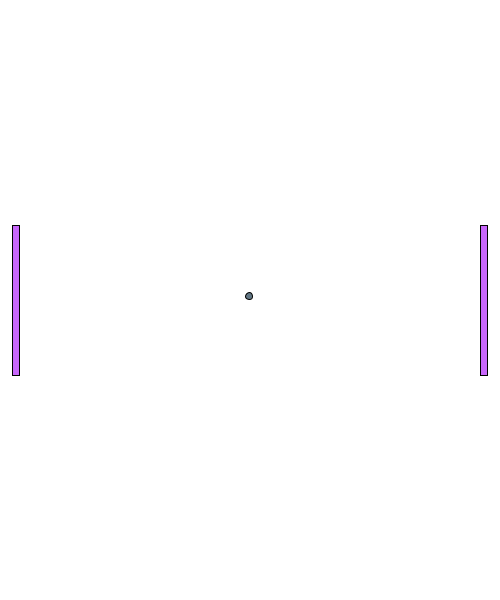
Frame 1 (no input)
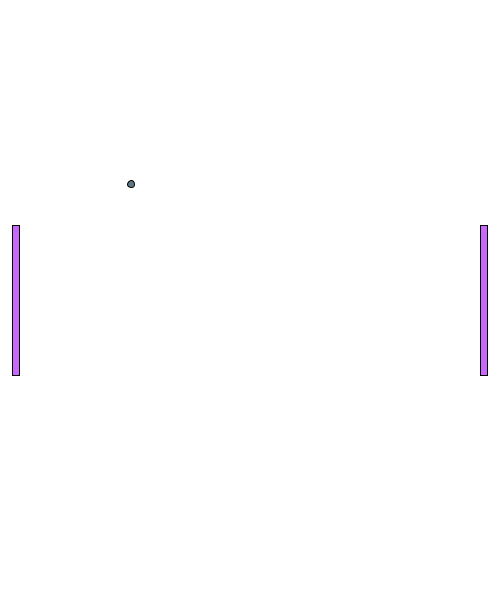
Frame 60 (the mouse pressed at the canvas centre just before this capture)
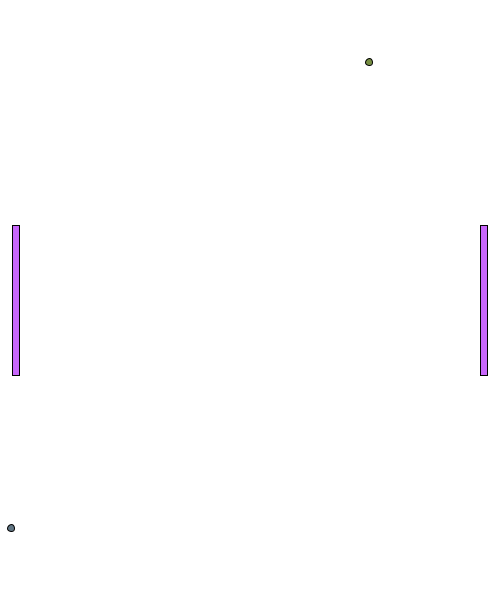
Frame 120 (the mouse held since frame 60 and released just before this capture)

The Processing sketch that drew these frames (run headless with seeded random() and noise(); from frame 60 on, the mouse is pressed at the canvas centre):

// Processing sketch: Ball_Paddle
// ── Ball_Paddle.pde
/* To Do
Copy over prototyped Ball Class, illustrates modular programming & libraries
*/

//Global Variables and Other
Paddle paddle;
//
// From Ball_Intro Main Program
Ball[] balls = new Ball[10]; //Not just an array, but an array list
int ballCounter = balls.length - balls.length; // How to get "Zero but use another value"

void setup() {
  size (500, 600); //fullScreen(), displayWidth, displayHeight;
  //
  paddle = new Paddle(width, height); //For the Constructor
  balls[ballCounter] = new Ball(width, height); 
  ballCounter +=1;
  //
}//End setup()

void draw() {
  background(255);
  paddle.paddleDraw();
  for ( int i = 0; i<ballCounter; i++ ) { //Controls each ball
    balls[i].ballDraw(); //Variables and Contructor
    balls[i].gamePlay();
  }
}//End draw()

void keyPressed() {
  if (key == CODED && key == 'W' || key == 'w') paddle.upLeftGetter(); //Security Feature
  if (key == CODED && key == 'S' || key == 's') paddle.downLeftGetter(); //Security Feature
  if (key == CODED && keyCode == UP) paddle.upRightGetter(); //Security Feature
  if (key == CODED && keyCode == DOWN) paddle.downRightGetter(); //Security Feature
}//End keyPressed

void mousePressed() {
  // For balls
  if ( ballCounter >= balls.length ) { //Game Quit based on ball counting
    exit(); //Eventually will become a button
  } else { 
    ballCounter += 1; //Note: sequentially, this incrementing creates a problem for the next for loop
    // Thus, the FOR Loop deals with the difference between human and computer numbering.
  }
  for ( int i = ballCounter-1; i<ballCounter; i++ ) { //Constructor for other balls should not be run
    balls[i] = new Ball(width, height); 
  }
  //
}//End mousePressed

// ── Ball.pde
class Ball {
  //Variables
  int ballX, ballY, ballMoveX, ballMoveY, directionX=0, directionY=0;
  int ballSpeedX, ballSpeedY;
  int ballStartX, ballStartY, ballDiameter; //Will be final variables
  color colour;
  int scorePlayer1, scorePlayer2;
  Boolean ballXGoal;
  //
  //int ballCount = 5; //requires pure java class for true static varaibles
  //needs to be coded first in Processing
  //
  //Constructor, populates the variables
  Ball(float widthParameter, float heightParameter) { //Passsing Geometry
    ballStartX = int(widthParameter/2); //will begin as one varaible, but might change b/c easter egg
    ballStartY = int(heightParameter/2); //see above
    this.ballX = ballStartX; //ALways starts in middle
    this.ballY = ballStartY;
    this.ballXGoal = false;
    ballDiameter = int(widthParameter/70); //Will soon need a procedure for this or a choice of code'
    ballSpeedX = int( random (1, 5) ); //Not best practice to repeat code, but OK
    ballSpeedY = int( random (1, 5) ); //Here b/c "next line"
    colour = color(int( random(50, 200) ), int( random(50, 200) ), int( random(50, 200) ));
    //gameStart() now in constructor
    while ( directionX == 0 ) {
      directionX = int (random (-2, 2) );
    }//End WHILE
    while ( directionY == 0 ) {
      directionY = int (random (-2, 2) );
    }//End WHILE
  }//End Constructor
  //
  void ballDraw() {
    //Background here will cover each individual ball
    gamePlay();
    fill(colour);
    ellipse(ballX, ballY, ballDiameter, ballDiameter);
    fill(0); //Reset fill
  }//End ballDraw
  //
  void gamePlay() {
    //Scoring on Left and Right Goals, resetting variables to decrease system resourses
    if ( ballX < (width*0)+ballDiameter || ballX > width - ballDiameter) { //Net Detection
      ballXGoal = true;
      if (ballX < (width*0)+ballDiameter ) { //Goal for left player
        ballX = (width*0)+(ballDiameter/4);
        ballY = ballY; //Variable becomes "final" here      
      }
      if ( ballX > width - ballDiameter ) { //Goal for right player
        ballX = (width)-(ballDiameter/4);
        ballY = ballY; //Variable becomes "final" here      
      }
    } //End Net Detection
    println(ballXGoal);
    //
    //Top and Bottom Boundary Bounce, accounting for increased ball movement per "step"
    // Bounce of Top and Bottom: bounce is a range and we move the ball if out-of-bounds
    if ( (ballY >= height*0 && ballY <= height*0+ballDiameter) || ( ballY <= height && ballY >= height-ballDiameter ) ) directionY =  directionY * (-1);
    if ( ballY < 0 || ballY > height ) {
      directionY =  directionY * (-1);
      if (ballY < 0) ballY = height*0 - (ballDiameter/2);
      if (ballY > height) ballY = height - (ballDiameter/2);
    }
    //
    //Ball "Step"
    if (ballXGoal == true) { //EMPTY IF to skip ball arithmetic, when score happens
    } else {
      ballMoveX = ballSpeedX*directionX;
      ballMoveY = ballSpeedY*directionY;
      ballX += ballMoveX;
      ballY += ballMoveY;
    }
    //
  }//End gamePlay
  //
}//End Ball

// ── Paddle.pde
class Paddle {
  //Variables
  color colour;
  int paddleXLeft, paddleXRight, paddleYLeft, paddleYRight, paddleWidth, paddleHeight;
  int yMove; //Possible Easteregg to move paddles differently requires two vars
  boolean upLeft=false, downLeft=false, upRight=false, downRight=false;

  //Constructor, populates the variables
  Paddle (float widthParameter, float heightParameter) { //Passsing Geometry
    this.colour = color (int(random(100, 255)), int(random(50, 255)), int(random(175, 255)));
    paddleWidth = int(heightParameter*1/80); //no "this" thus no change ever
    paddleXRight = int(widthParameter*39/40) - paddleWidth;
    paddleXLeft = int(widthParameter*1/40);
    paddleHeight = int(heightParameter*1/4);
    this.paddleYLeft = int(heightParameter*1/2) - paddleHeight*1/2;
    this.paddleYRight = paddleYLeft; 
    this.upLeft = false;
    this.downLeft = false;
    this.upRight = false;
    this.downRight = false;
    this.yMove = int( (heightParameter / heightParameter) * 5);
  }//End Constructor
  //
  void paddleDraw() {
    //Background here will cover each individual ball
    fill(colour);
    gamePlay(); //Arithmetic Code, Security Feature
    rect (paddleXLeft, paddleYLeft, paddleWidth, paddleHeight);
    rect (paddleXRight, paddleYRight, paddleWidth, paddleHeight);
    fill(0); //Reset fill
  }//End ballDraw
  //
  void gamePlay() {
    // Bouncing Off Left Paddle
    //
    // Bouncing off Right Paddle
    //
    // Moving Left Paddle
    // 
    if ( upLeft == true && downLeft == false) {
      paddleYLeft -= yMove;
      upLeft = false;
    }
    if (upLeft == false && downLeft == true) {
      paddleYLeft += yMove;
      downLeft = false;
    }
    //
    // Moving Right Paddle
    if ( upRight == true && downRight == false) {
      paddleYRight -= yMove;
      upRight = false;
    }
    if (upRight == false && downRight == true) {
      paddleYRight += yMove;
      downRight = false;
    }
    //
    // Redrawing Paddle if too High
    if ( paddleYLeft < height * 0) paddleYLeft = 0;
    if (paddleYLeft  > height - paddleHeight ) paddleYLeft = height - paddleHeight;
    //
    // Redrawing Paddle if too Low
    if ( paddleYRight < height * 0) paddleYRight = 0;
    if (paddleYRight > height - paddleHeight ) paddleYRight = height - paddleHeight;
    //
  }//End gamePlay
  //
  // Getters and Setters
  void upLeftGetter() { //Get Keyboard input
    upLeft = true;
  }
  void downLeftGetter() { //Get Keyboard input
    downLeft = true;
  }
  void upRightGetter() { //Get Keyboard input
    upRight = true;
  }
  void downRightGetter() { //Get Keyboard input
    downRight = true;
  }
}//End Ball
